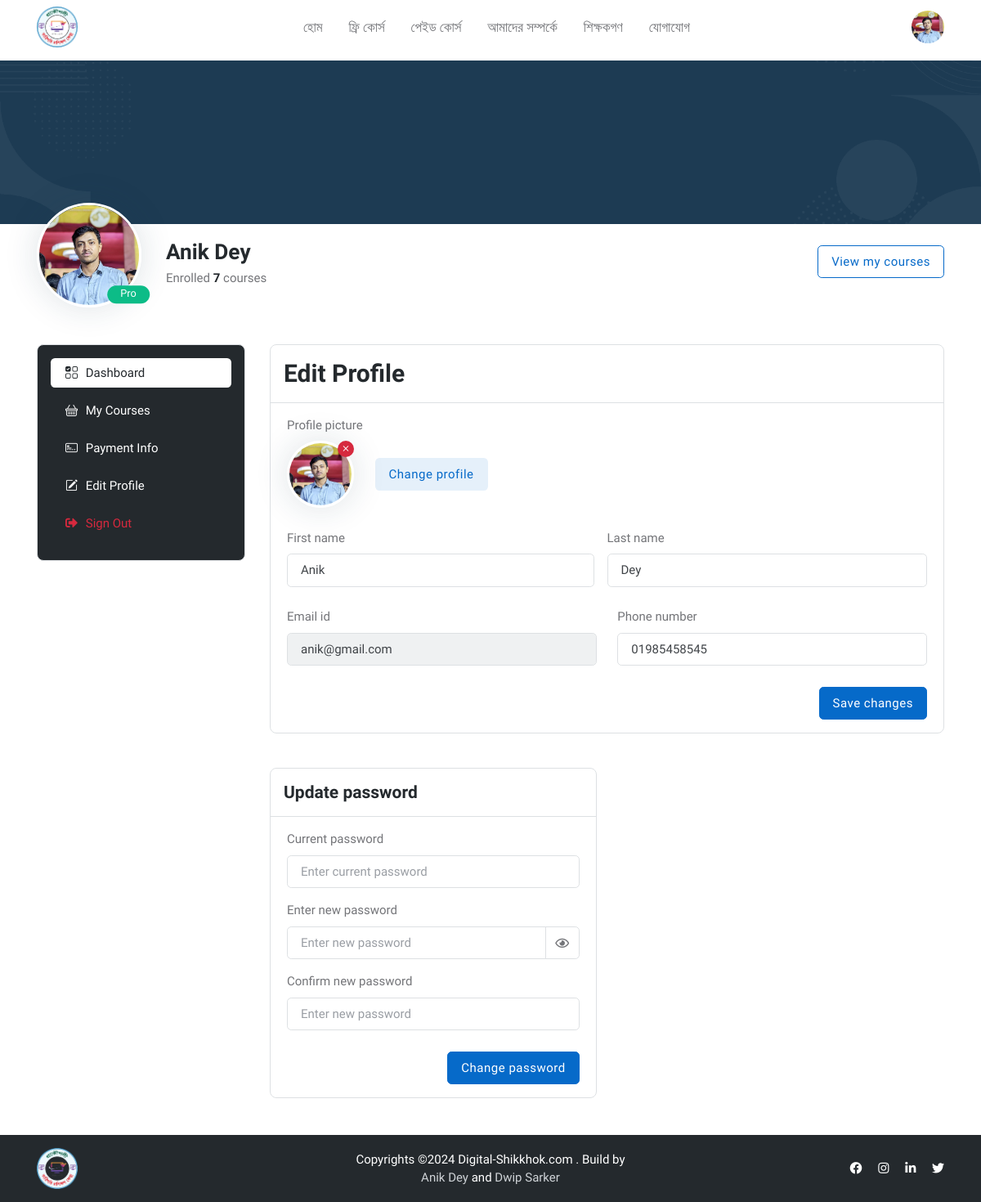
The app's page /student/student_edit_profile.php (signed in) with its own data.
### tables this page shows
CREATE TABLE `users` (
  `id` int(255) NOT NULL,
  `role` enum('student','admin','instructor') NOT NULL DEFAULT 'student',
  `first_name` varchar(255) NOT NULL,
  `last_name` varchar(255) NOT NULL,
  `phone` varchar(255) NOT NULL,
  `email` varchar(255) NOT NULL,
  `password` varchar(255) NOT NULL,
  `avatar` varchar(255) NOT NULL,
  `created_at` datetime NOT NULL DEFAULT current_timestamp(),
  `updated_at` datetime NOT NULL DEFAULT current_timestamp()
);

### includes/get_user_by_id.php (called while the page is built, shortened)
<?php
function get_user($conn, $user_id)
{
    $stmt = $conn->prepare("SELECT * FROM users WHERE id = ?");
    $stmt->bind_param("s", $user_id);
    if (!$stmt->execute()) {
        echo "Error executing query: " . $stmt->error;
        return null;
    }
    $result = $stmt->get_result();
    if ($result->num_rows > 0) {
        $user = $result->fetch_assoc();
        return $user;
    } else {
        echo "No user found with the given email.";
        $stmt->close();
        return null;
    }
}
?>

### student/student_edit_profile.php (the view, shortened to what this page needs)
<?php
include('../includes/db.php');
include	'../includes/get_user_by_id.php';
$user_id = $_SESSION['user_id'];
$user = get_user($conn, $user_id);
?>
<div class="col-xl-9">
	<div class="card bg-transparent border rounded-3">
		<div class="card-header bg-transparent border-bottom">
			<h3 class="card-header-title mb-0">Edit Profile</h3>
		</div>
		<div class="card-body">
			<form action="../includes/process_student_update_profile.php" method="POST" enctype="multipart/form-data" class="row g-4">
				<div class="col-12 justify-content-center align-items-center">
					<label class="form-label">Profile picture</label>
					<div class="d-flex align-items-center">
						<label class="position-relative me-4" for="uploadfile-1" title="Replace this pic">
							<span class="avatar avatar-xl">
								<img id="uploadfile-1-preview" class="avatar-img rounded-circle border border-white border-3 shadow" src="../uploads/img/users/<?php echo $user['avatar']; ?>" alt="">
							</span>
							<button type="button" class="uploadremove"><i class="bi bi-x text-white"></i></button>
						</label>
						<label class="btn btn-primary-soft mb-0 d-block" for="uploadfile-1">
							Change profile
						</label>
					</div>
				</div>
				<div class="col-12">
					<div class="input-group d-flex justify-content-between">
						<div class=" me-2" style="width: 48%;">
							<label class="form-label d-block">First name</label>
							<input type="text" name="fname" id="fname" class="form-control" value="<?php echo $user['first_name']; ?>" placeholder="First name">
						</div>
						<div class="w-50">
							<label class="form-label d-block">Last name</label>
							<input type="text" name="lname" id="lname" class="form-control" value="<?php echo $user['last_name']; ?>" placeholder="Last name">
						</div>
					</div>
				</div>
				<div class="col-md-6">
					<label class="form-label">Email id</label>
					<input class="form-control" type="email" value="<?php echo $user['email']; ?>" placeholder="Email" disabled>
				</div>
				<div class="col-md-6">
					<label class="form-label">Phone number</label>
					<input type="text" name="phone" id="phone" class="form-control" value="<?php echo $user['phone']; ?>" placeholder="Phone number">
				</div>
				<div class="d-sm-flex justify-content-end">
					<button type="submit" name="update_profile" class="btn btn-primary mb-0">Save changes</button>
				</div>
			</form>
		</div>
	</div>
	<div class="row g-4 mt-3">
		<div class="col-lg-6">
			<div class="card border bg-transparent rounded-3">
				<div class="card-header bg-transparent border-bottom">
					<h5 class="card-header-title mb-0">Update password</h5>
				</div>
				<div class="card-body">
					<form action="../includes/process_student_update_password.php" method="POST">
						<div class="mb-3">
							<label class="form-label">Current password</label>
							<input class="form-control" type="password" name="current_password" id="current_password" placeholder="Enter current password">
						</div>
						<div class="mb-3">
							<label class="form-label"> Enter new password</label>
							<div class="input-group">
								<input class="form-control" type="password" name="new_password" id="new_password" placeholder="Enter new password">
								<span class="input-group-text p-0 bg-transparent">
									<i class="far fa-eye cursor-pointer p-2 w-40px"></i>
								</span>
							</div>
						</div>
						<div>
							<label class="form-label">Confirm new password</label>
							<input class="form-control" type="password" name="confirm_password"
								id="confirm_password" placeholder="Enter new password">
						</div>
						<div class="d-flex justify-content-end mt-4">
							<button type="submit" name="update_password" class="btn btn-primary mb-0">Change password</button>
						</div>
					</form>
				</div>
			</div>
		</div>
	</div>
</div>
<?php
$content = ob_get_clean();
include('../layouts/student.php');
?>

### layouts/student.php (shortened to what this page needs)
<?php
include_once('../includes/db.php');
include_once('../includes/get_user_by_id.php');
$user_id = $_SESSION['user_id'];
$user = get_user($conn, $user_id);
?>
<!DOCTYPE html>
<html lang="en">
<head>
    <link rel="stylesheet" type="text/css" href="../assets/vendor/font-awesome/css/all.min.css">
    <link rel="stylesheet" type="text/css" href="../assets/vendor/bootstrap-icons/bootstrap-icons.css">
    <link rel="stylesheet" type="text/css" href="../assets/vendor/choices/css/choices.min.css">
    <link rel="stylesheet" type="text/css" href="../assets/vendor/aos/aos.css">
    <link rel="stylesheet" type="text/css" href="../assets/css/style.css">
</head>
<body>
    <header class="navbar-light navbar-sticky header-static py-2 mb-2">
        <div class="container">
            <nav class="navbar navbar-expand-xl">
                <div class="container-fluid" style="padding: 0;">
                    <a href="/digital-shikkhok"><img class="navbar-logo" src="../assets/images/logo.png" alt="logo"></a>
                    <div class="navbar-collapse w-100 collapse" id="navbarCollapse">
                        <ul class="navbar-nav navbar-nav-scroll me-auto" style="font-size: 17px;">
                            <li class="nav-item">
                                <a class="nav-link" href="../index.php">
                                    হোম
                                </a>
                            </li>
                            <li class="nav-item">
                                <a class="nav-link" href="../our_courses.php">
                                    ফ্রি কোর্স
                                </a>
                            </li>
                            <li class="nav-item">
                                <a class="nav-link" href="../our_courses.php">
                                    পেইড কোর্স
                                </a>
                            </li>
                            <li class="nav-item">
                                <a class="nav-link" href="../about_us.php">
                                    আমাদের সম্পর্কে
                                </a>
                            </li>
                            <li class="nav-item">
                                <a class="nav-link" href="../our_courses.php">
                                    শিক্ষকগণ
                                </a>
                            </li>
                            <li class="nav-item">
                                <a class="nav-link" href="../contact_us.php">
                                    যোগাযোগ
                                </a>
                            </li>
                        </ul>
                    </div>
                    <div class="dropdown ms-1 ms-lg-0">
                        <a class="avatar avatar-sm p-0" href="#" id="profileDropdown" role="button" data-bs-auto-close="outside" data-bs-display="static" data-bs-toggle="dropdown" aria-expanded="false">
                            <img class="avatar-img rounded-circle" src="../uploads/img/users/<?= $user['avatar'] ?>" alt="avatar">
                        </a>
                    </div>
                </div>
            </nav>
        </div>
    </header>
    <section class="pt-0">
        <div class="container-fluid px-0">
            <div class="card bg-blue h-100px h-md-200px rounded-0" style="background:url(assets/images/pattern/04.png) no-repeat center center; background-size:cover;">
            </div>
        </div>
        <div class="container mt-n4">
            <div class="row">
                <div class="col-12">
                    <div class="card bg-transparent card-body pb-0 px-0 mt-2 mt-sm-0">
                        <div class="row d-sm-flex justify-sm-content-between mt-2 mt-md-0">
                            <div class="col-auto">
                                <div class="avatar avatar-xxl position-relative mt-n3">
                                    <img class="avatar-img rounded-circle border border-white border-3 shadow" src="../uploads/img/users/<?= $user['avatar'] ?>" alt="">
                                    <span class="badge text-bg-success rounded-pill position-absolute top-50 start-100 translate-middle mt-4 mt-md-5 ms-n3 px-md-3">Pro</span>
                                </div>
                            </div>
                            <div class="col d-sm-flex justify-content-between align-items-center">
                                <div>
                                    <h1 class="my-1 fs-4"><?= $user['first_name'] ?> <?= $user['last_name'] ?></h1>
                                    <ul class="list-inline mb-0">
                                        <li class="list-inline-item me-3 mb-1 mb-sm-0">
                                            <span class="text-body fw-light">Enrolled <span class="h6">7</span> courses</span>
                                        </li>
                                    </ul>
                                </div>
                                <div class="mt-2 mt-sm-0">
                                    <a href="student-course-list.html" class="btn btn-outline-primary mb-0">View my courses</a>
                                </div>
                            </div>
                        </div>
                    </div>
                </div>
            </div>
        </div>
    </section>
    <main>
        <section class="pt-0">
            <div class="container">
                <div class="row">
                    <div class="col-xl-3">
                        <div class="offcanvas-xl offcanvas-end" tabindex="-1" id="offcanvasSidebar">
                            <div class="offcanvas-body p-3 p-xl-0">
                                <div class="bg-dark border rounded-3 p-3 w-100">
                                    <div class="list-group list-group-dark list-group-borderless collapse-list">
                                        <a class="list-group-item active" href="../student/student_dashboard.php"><i class="bi bi-ui-checks-grid fa-fw me-2"></i>Dashboard</a>
                                        <a class="list-group-item" href="../student/my_courses.php"><i class="bi bi-basket fa-fw me-2"></i>My Courses</a>
                                        <a class="list-group-item" href="../student/student_payment_info.php"><i class="bi bi-credit-card-2-front fa-fw me-2"></i>Payment Info</a>
                                        <a class="list-group-item" href="../student/student_edit_profile.php"><i class="bi bi-pencil-square fa-fw me-2"></i>Edit Profile</a>
                                        <a class="list-group-item text-danger bg-danger-soft-hover" href="../includes/logout.php"><i class="fas fa-sign-out-alt fa-fw me-2"></i>Sign Out</a>
                                    </div>
                                </div>
                            </div>
                        </div>
                    </div>
                    <?php echo $content; ?>
                </div>
            </div>
        </section>
    </main>
    <footer class="bg-dark p-3">
        <div class="container">
            <div class="row align-items-center">
                <div class="col-md-4 text-center text-md-start mb-3 mb-md-0">
                    <a href="../index.php"> <img class="h-50px" src="../assets/images/logo.png" alt="logo"> </a>
                </div>
                <div class="col-md-4 mb-3 mb-md-0">
                    <div class="text-center text-white text-primary-hover">
                        Copyrights ©2024 Digital-Shikkhok.com . Build by <a href="https://www.github.com/anikdey13" target="_blank" ">Anik Dey</a> and <a href=" https://www.github.com/remesoft" target="_blank">Dwip Sarker</a>
                    </div>
                </div>
                <div class="col-md-4">
                    <ul class="list-inline mb-0 text-center text-md-end">
                        <li class="list-inline-item ms-2"><a href="#"><i class="text-white fab fa-facebook"></i></a></li>
                        <li class="list-inline-item ms-2"><a href="#"><i class="text-white fab fa-instagram"></i></a></li>
                        <li class="list-inline-item ms-2"><a href="#"><i class="text-white fab fa-linkedin-in"></i></a></li>
                        <li class="list-inline-item ms-2"><a href="#"><i class="text-white fab fa-twitter"></i></a></li>
                    </ul>
                </div>
            </div>
        </div>
    </footer>
</body>
</html>

### layouts/student.php (style rules this page uses)
body { font-family: 'Hind Siliguri', sans-serif; }
h1, h2, h3, h4, h5, h6, span, p { font-family: 'Hind Siliguri', sans-serif; }

### records on screen
users: avatar (picture), first_name "Anik", last_name "Dey", fname "Anik", lname "Dey", email "anik@gmail.com", phone "01985458545"
